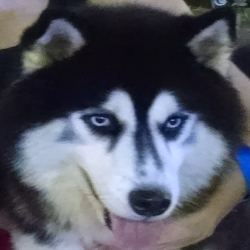
%> input picture training/data/faces_subset_dog/Apolo/Apolo__02-crp.png, 250 x 250 px; its folder holds only this picture in this run
$ octave --eval "result = read_images_all;"   (GNU Octave 9; MATLAB toolbox functions it lacks are replaced by stand-ins)
%> lines starting %> are read from the running program, lines starting %| are printed output that depends on the picture
function [img_mats] = read_images_all(num_imgs)

if nargin < 1
    num_imgs = 97;
end

imageSize = [64, 64, 3];

category_path = '../data/faces_subset_dog/';
category_lists = dir([category_path, '*']);
valid_category = true(1, length(category_lists));
for i = 1:length(category_lists)
    if category_lists(i).name(1) == '.' || ~category_lists(i).isdir
       valid_category(i) = false;
    end
end

category_lists = category_lists(valid_category);

img_mats = [];

for ii = 1:length(category_lists)
    category = category_lists(ii).name;
    inPath = [category_path, category,'/'];

    files = dir([inPath '*.jpg']);

    if isempty(files)
       files = dir([inPath '*.JPEG']);
    end
    if isempty(files)
       files = dir([inPath '*.png']);
    end

    if isempty(files)
        fprintf('error: No training images are found\n');
        keyboard;
    end
    disp(category);
    disp(num2str(length(files)));
    num_imgs = length(files);
    files = files(1:num_imgs);
    img_mat = zeros([imageSize, length(files)], 'single');
    for iImg = 1:length(files)
        fprintf('read and process images in %s %d / %d\n', category, iImg, length(files))
        img = single(imread(fullfile(inPath, files(iImg).name)));

        % center crop human heads
        if strcmp(category, 'HumanHead') && false
            [p3, p4, ~] = size(img);
            q1 = 160;
            i3_start = floor((p3-q1)/2);
            i3_stop = i3_start + q1;

            i4_start = floor((p4-q1)/2);
            i4_stop = i4_start + q1;

            img = img(i3_start:i3_stop, i4_start:i4_stop, :);
            figure, imshow(uint8(img));
        end

        img = imresize(img, imageSize(1:2));
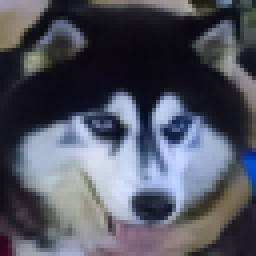
%> img: size 64x64x3 single (shown 4 times larger); mean R, G, B 83.9, 86.6, 98.9; drawn with min black and max white
        if iImg > 1 && iImg < 4 && false
            figure, imshow(uint8(img));
        end
        min_val = min(img(:));
%> min_val = 0.407
        max_val = max(img(:));
%> max_val = 258.6
        if length(size(img)) == 2
            img_mat(:,:,1,iImg) = (img - min_val) / (max_val - min_val)*2 - 1;
            img_mat(:,:,2,iImg) = (img - min_val) / (max_val - min_val)*2 - 1;
            img_mat(:,:,3,iImg) = (img - min_val) / (max_val - min_val)*2 - 1;
        else
            img_mat(:,:,:,iImg) = (img - min_val) / (max_val - min_val)*2 - 1;
        end
    end
    img_mats = cat(4, img_mats, img_mat);
end
%> pass 2 of the loop in read_images_all, `for ii = 1:length(category_lists)`:
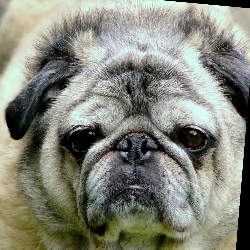
%> input picture training/data/faces_subset_dog/Bandit/Bandit__07-crp.png, 250 x 250 px
%> in read_images_all, `img = imresize(img, imageSize(1:2));`:
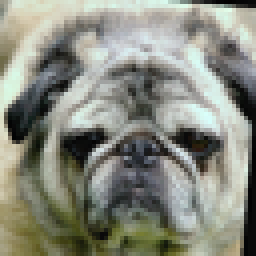
%> img: size 64x64x3 single (shown 4 times larger); mean R, G, B 131.3, 133.6, 121.5; drawn with min black and max white
%> min_val = -11.44
%> max_val = 255.6
%> pass 3 of the loop in read_images_all, `for ii = 1:length(category_lists)`:
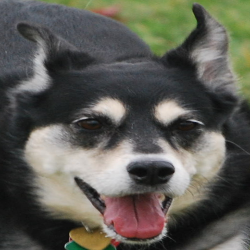
%> input picture training/data/faces_subset_dog/Bella-Kappel/Bella-Kappel__03-crp.png, 250 x 250 px
%> in read_images_all, `img = imresize(img, imageSize(1:2));`:
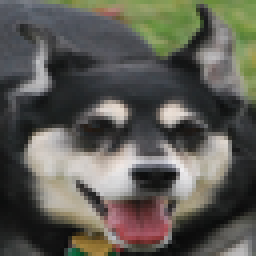
%> img: size 64x64x3 single (shown 4 times larger); mean R, G, B 93.3, 92.3, 84.8
%> min_val = 7.28
%> max_val = 239.6
%> the loop made 4 passes; the first 3 are shown

img_mats = img_mats(:,:,:,randperm(size(img_mats,4)) );

end
